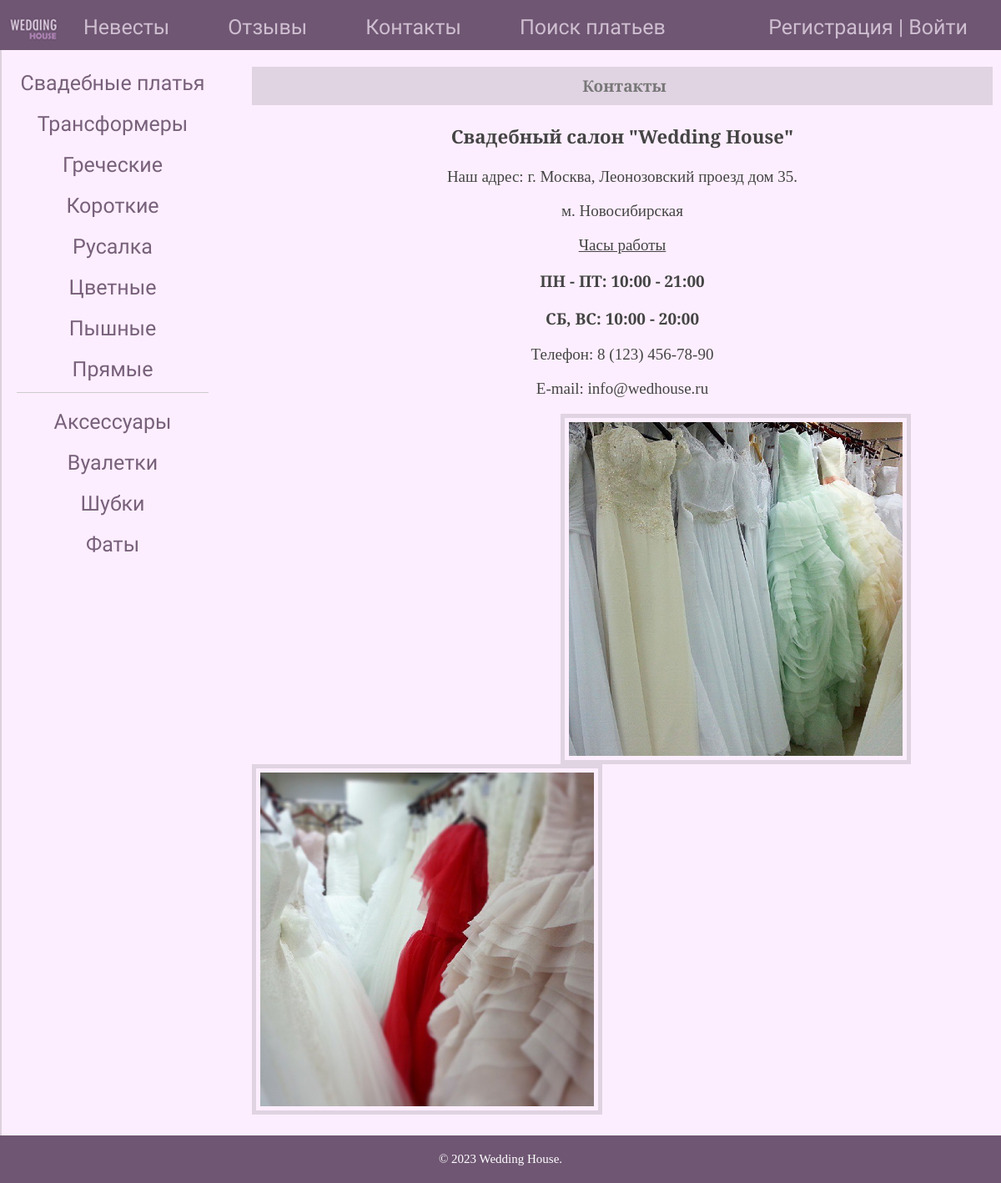
/contacts/, run on the app's committed database.
### dress/models.py (models this page shows, shortened)
class DressCategory(models.Model):
    name = models.CharField(max_length=255, db_index=True, verbose_name='Категория')
    slug = models.SlugField(max_length=255, unique=True, verbose_name='URL')
    def get_absolute_url(self):
        return reverse('dresses_category', kwargs={'cat_slug': self.slug})
    class Meta:
        verbose_name = 'Категория'
        verbose_name_plural = 'Категории'
        ordering = ['id', 'name']

### accessory/models.py (models this page shows, shortened)
class AccessoryCategory(models.Model):
    name = models.CharField(max_length=255, db_index=True, verbose_name='Категория')
    slug = models.SlugField(max_length=255, unique=True, verbose_name='URL')
    def get_absolute_url(self):
        return reverse('accessories_category', kwargs={'acat_slug': self.slug})
    class Meta:
        verbose_name = 'Категория'
        verbose_name_plural = 'Категории'
        ordering = ['id', 'name']

### contacts/models.py (models this page shows, shortened)
class Contacts(models.Model):
    title = models.CharField(max_length=255, verbose_name='Название')
    address = models.TextField(blank=True, verbose_name='Адрес')
    metro = models.CharField(max_length=255, verbose_name='Метро')
    weekdays = models.CharField(max_length=255, verbose_name='График работы: ПН-ПТ')
    weekend = models.CharField(max_length=255, verbose_name='График работы: СБ, ВС')
    phones = models.CharField(max_length=255, verbose_name='Телефоны')
    email = models.EmailField(max_length=255, verbose_name='E-mail')
    photo_1 = models.ImageField(upload_to="photos/contacts/", verbose_name='Фотография 1')
    photo_2 = models.ImageField(upload_to="photos/contacts/", verbose_name='Фотография 2')
    class Meta:
        verbose_name = 'Контакт'
        verbose_name_plural = 'Контакты'

### dress/views.py (the view)
# urls.py: path('contacts/', cache_page(60 * 10)(Contact.as_view()), name='contacts'),
class Contact(ListView):
    model = Contacts
    template_name = 'contacts/contacts.html'
    context_object_name = 'contacts'
    def get_context_data(self, *, object_list=None, **kwargs):
        context = super().get_context_data(**kwargs)
        context['menu'] = menu
        context['title'] = 'Контакты'
        return context

### dress/templatetags/main_tags.py (called while the page is built)
@register.inclusion_tag('dress/list_dresses_categories.html')
def show_dresses_categories(sort=None, cat_selected=0):
    if not sort:
        return DressCategory.objects.all()
    else:
        dcatg = DressCategory.objects.extra(select={'length': 'Length(name)'}).order_by('-length')
    return {'dcatg': dcatg, 'cat_selected': cat_selected}

@register.inclusion_tag('accessory/list_accessories_categories.html')
def show_accessories_categories(sort=None, acat_selected=0):
    if not sort:
        return AccessoryCategory.objects.all()
    else:
        acatg = AccessoryCategory.objects.extra(select={'length': 'Length(name)'}).order_by('-length')
    return {'acatg': acatg, 'acat_selected': acat_selected}

### contacts/templates/contacts/contacts.html
{% extends 'dress/default.html' %}
{% block content %}
<h1>{{ title }}</h1>
{% for c in contacts %}
<div align="center">
<h3>{{ c.title }}</h3>
<p>Наш адрес: {{ c.address }}</p>
<p>м. {{ c.metro }}</p>
<p><u>Часы работы</u></p>
<p><b>ПН - ПТ: {{ c.weekdays }}</b></p>
<p><b>СБ, ВС: {{ c.weekend }}</b></p>
<p>Телефон: {{ c.phones }}</p>
<p>E-mail: {{ c.email }}</p>
    {% for c in contacts %}
        {% if c.photo_1 %}
            <p><img class="img article-left-thumb" src="{{ c.photo_1.url }}" style="margin-right: 15px;padding-right: 5px;padding-top: 5px;padding-left: 5px;padding-bottom: 5px;margin-left: 370px; height: 400px;"></p>
        {% endif %}
        {% if c.photo_2 %}
            <p><img class="img article-left-thumb" src="{{ c.photo_2.url }}" style="margin-right: 15px;padding-right: 5px;padding-top: 5px;padding-left: 5px;padding-bottom: 5px;height: 400px;"></p>
        {% endif %}
    {% endfor %}
</div>
{% endfor %}
{% endblock %}

### dress/templates/dress/list_dresses_categories.html
{% for c in dcatg %}
	{% if c.pk == cat_selected %}
		<li class="selected">{{ c.name }}</li>
	{% else %}
		<li><a href="{{ c.get_absolute_url }}">{{ c.name }}</a></li>
	{% endif %}
{% endfor %}

### accessory/templates/accessory/list_accessories_categories.html
{% for c in acatg %}
	{% if c.pk == acat_selected %}
		<li class="selected">{{ c.name }}</li>
	{% else %}
		<li><a href="{{ c.get_absolute_url }}">{{ c.name }}</a></li>
	{% endif %}
{% endfor %}

### dress/static/dress/css/style.css (style rules this page uses)
html, body { font-family: Lobster, cursive, Merriweather, serif, TimesNewRoman, Times New Roman, Times, Baskerville, Georgia, serif; margin: 0px; padding: 0px; height: 100%; width: 100%; color: #444; }
a { color: #78617b; text-decoration: none; -webkit-transition: all 1s ease; }
img { height: 550px; border: 5px solid #e0d3e2; float: inline-start; }
.left-chapters ul li { margin: 20px 0px 0px 0px; color: #999; }
.left-chapters ul li a { color: #78617b; text-decoration: none; -webkit-transition: all 1s ease; }
.content-text h1 { font-size: 19px; text-align: center; padding: 10px 5px 10px 10px; box-sizing: border-box; overflow: hidden; background: #e0d3e2; color: #777; }

### data on the page
DressCategory: name "Трансформеры"
DressCategory: name "Греческие"
DressCategory: name "Короткие"
DressCategory: name "Русалка"
DressCategory: name "Цветные"
DressCategory: name "Пышные"
DressCategory: name "Прямые"
AccessoryCategory: name "Вуалетки"
AccessoryCategory: name "Шубки"
AccessoryCategory: name "Фаты"
Contacts: title "Свадебный салон \"Wedding House\"", address "г. Москва, Леонозовский проезд дом 35.", metro "Новосибирская", weekdays "10:00 - 21:00", weekend "10:00 - 20:00", phones "8 (123) 456-78-90", email "info@wedhouse.ru", photo_1 (picture), photo_2 (picture)

### other printed values
{{ title }} "Контакты"
